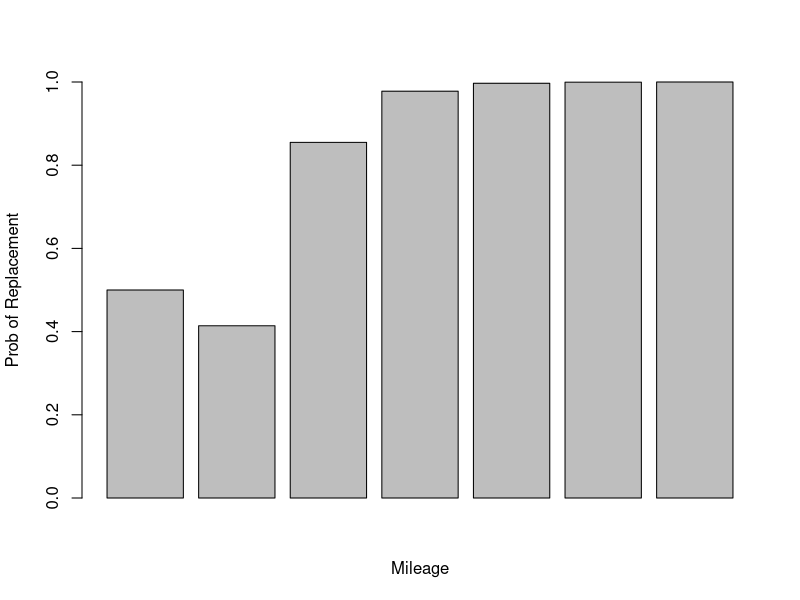
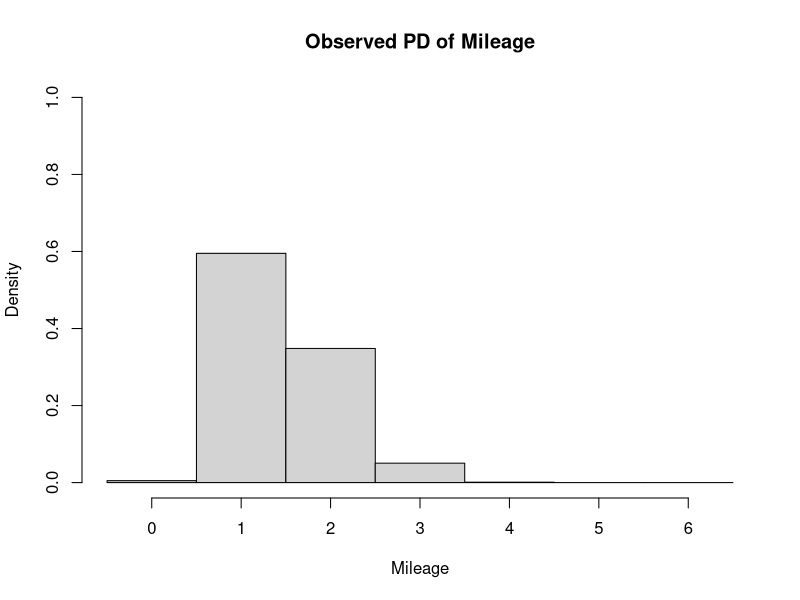

These figures' R source, in order:
#clears environment
rm(list = ls())

#inputs

N <- 1000
Tee <- 200
M <- 6
beta <- .9
theta1 <- 2
theta2 <- 3

#initial guess of EV fnx

EV0 <- matrix(1, M + 1, 2)

EV1 <- matrix(0, M + 1, 2)

#nested fixed-point to calculate EV

while (max(abs(EV0 - EV1)) > .000001)
{
  EV0 <- EV1
  EV1[1, 1] <-
    log(exp(-theta1 * (1) + beta * EV0[2, 1]) + exp(-theta2 + beta * EV0[2, 2]))
  EV1[1, 2] <-
    log(exp(-theta1 * (1) + beta * EV0[2, 1]) + exp(-theta2 + beta * EV0[2, 2]))
  
  for (i in 2:M) {
    EV1[i, 1] <-
      log(exp(-theta1 * (i) + beta * EV0[i + 1, 1]) + exp(-theta2 + beta * EV0[i +
                                                                                 1, 2]))
    EV1[i, 2] <-
      log(exp(-theta1 * (1) + beta * EV0[2, 1]) + exp(-theta2 + beta * EV0[2, 2]))
  }
  
  EV1[M + 1, 1] <-
    log(exp(-theta1 * (M) + beta * EV0[M + 1, 1]) + exp(-theta2 + beta * EV0[M +
                                                                               1, 2]))
  EV1[M + 1, 2] <-
    log(exp(-theta1 * (1) + beta * EV0[2, 1]) + exp(-theta2 + beta * EV0[2, 2]))
}

#dynamic logit

prob <- c(1:(M + 1))

prob[1] <- .5

for (i in 2:M) {
  prob[i] = exp(-theta2 + beta * EV1[2, 2]) /
    ((exp(-theta1 * (i - 1) + beta * EV1[i, 1])) + exp(-theta2 + beta *
                                                         EV1[2, 2]))
}
prob[M + 1] = exp(-theta2 + beta * EV1[2, 2]) /
  ((exp(-theta1 * (M + 1) + beta * EV1[M + 1, 1])) + exp(-theta2 + beta *
                                                           EV1[2, 2]))

#generate data

newdat <- matrix(0, 1, 6)

for (nn in 1:N) {
  dat <- matrix(0, 2 * Tee, 6)
  
  #specify the bus number
  dat[, 1] = nn - 1
  
  #specify the period
  for (l in 0:(Tee - 1)) {
    dat[2 * l + 1, 2] <- l
    dat[2 * l + 2, 2] <- l
  }
  
  
  #specify the action
  for (m in 0:(Tee - 1)) {
    dat[2 * m + 1, 3] <- 0
    dat[2 * m + 2, 3] <- 1
  }
  
  dat[1, 5] <- EV1[1, 1]
  dat[2, 5] <- EV1[1, 2]
  
  rand1 <- as.matrix(runif(1, min = 0, max = 1))
  
  if (rand1 < prob[1]) {
    dat[2, 6] <- 1
  } else{
    dat[1, 6] <- 1
  }
  
  dat[3, 4] <- 1
  dat[4, 4] <- 1
  
  dat[3, 5] <- EV1[2, 1]
  dat[4, 5] <- EV1[2, 2]
  
  rand2 <- as.matrix(runif(1, min = 0, max = 1))
  
  if (rand2 < prob[2]) {
    dat[4, 6] <- 1
  } else{
    dat[3, 6] <- 1
  }
  
  for (n in 2:(Tee - 1)) {
    if (dat[2 * n, 6] == 1) {
      dat[2 * n + 1, 4] <- 1
      dat[2 * n + 2, 4] <- 1
      dat[2 * n + 1, 5] <- EV1[2, 1]
      dat[2 * n + 2, 5] <- EV1[2, 2]
      randd <- as.matrix(runif(1, min = 0, max = 1))
      if (randd < prob[dat[2 * n + 2, 4] + 1]) {
        dat[2 * n + 2, 6] <- 1
      } else{
        dat[2 * n + 1, 6] <- 1
      }
    } else{
      if (dat[2 * n - 1, 4] < M) {
        dat[2 * n + 1, 4] <- dat[2 * n - 1, 4] + 1
        dat[2 * n + 2, 4] <- dat[2 * n, 4] + 1
        dat[2 * n + 1, 5] <- EV1[dat[2 * n + 1, 4] + 1, 1]
        dat[2 * n + 2, 5] <- EV1[dat[2 * n + 2, 4] + 1, 2]
        randd <- as.matrix(runif(1, min = 0, max = 1))
        if (randd < prob[dat[2 * n + 2, 4] + 1]) {
          dat[2 * n + 2, 6] <- 1
        } else{
          dat[2 * n + 1, 6] <- 1
        }
      } else{
        dat[2 * n + 1, 4] <- dat[2 * n - 1, 4]
        dat[2 * n + 2, 4] <- dat[2 * n, 4]
        dat[2 * n + 1, 5] <- EV1[dat[2 * n + 1, 4], 1]
        dat[2 * n + 2, 5] <- EV1[dat[2 * n + 2, 4], 2]
        randd <- as.matrix(runif(1, min = 0, max = 1))
        if (randd < prob[dat[2 * n + 2, 4] + 1]) {
          dat[2 * n + 2, 6] <- 1
        } else{
          dat[2 * n + 1, 6] <- 1
        }
      }
    }
  }
  newdat <- rbind(newdat, dat)
}

#our data is ready!
newdat <- newdat[-1, ]

#the histogram of choice probabilities at each mileage level
barplot(prob,
        ylim = c(0, 1),
        xlab = "Mileage",
        ylab = "Prob of Replacement")


#the observed probability distribution of mileage
hist(
  newdat[, 4],
  freq = FALSE,
  breaks = seq(
    from = -.5,
    to = (M + .5),
    by = 1
  ),
  ylim = c(0, 1),
  main = "Observed PD of Mileage",
  xlab = "Mileage"
)

write.table(newdat,
            "./data.txt",
            sep = "\t",
            row.names = FALSE)
